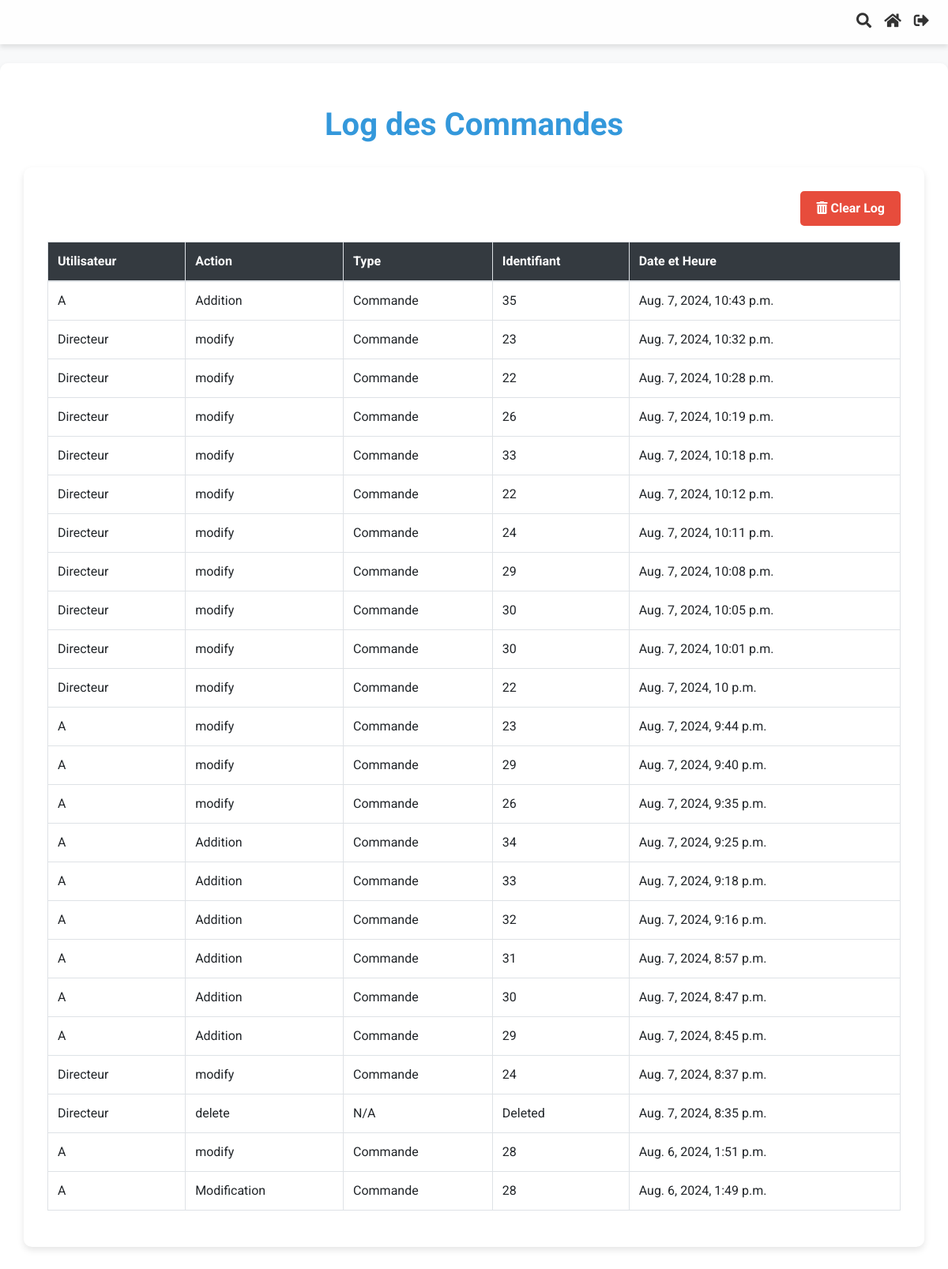
Before: /application/logs/ (signed in) with the older database file.
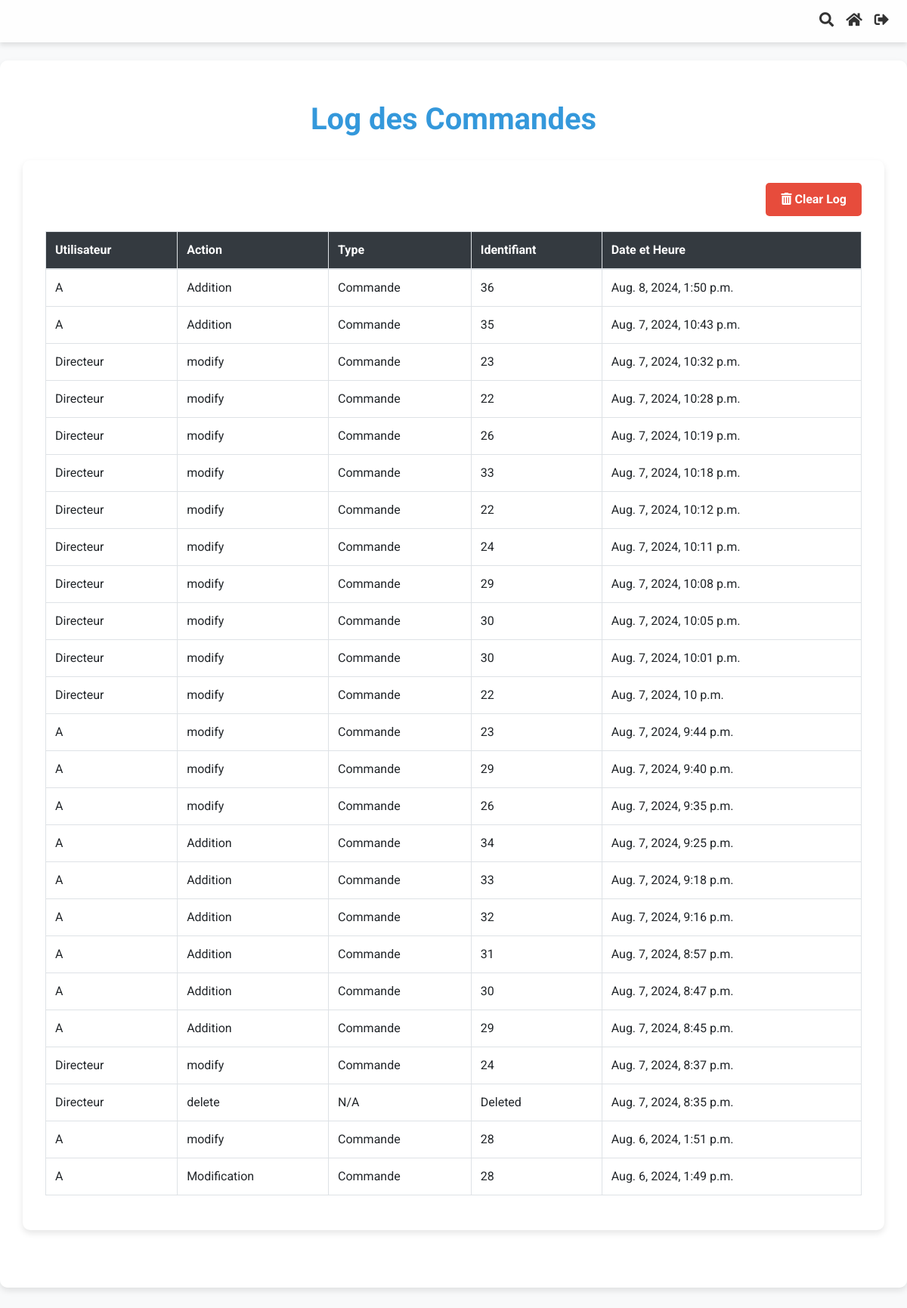
After: the same page with the newer database file.
### Application/models.py (models this page shows, shortened)
class LogEntry(models.Model):
    ACTION_CHOICES = [
        ('add', 'Addition'),
        ('mod', 'Modification'),
        ('del', 'Cancellation'),
    ]
    user = models.ForeignKey(User, on_delete=models.CASCADE, related_name='custom_log_entries')
    action = models.CharField(max_length=3, choices=ACTION_CHOICES)
    commande = models.ForeignKey('Commande', null=True, blank=True, on_delete=models.SET_NULL, related_name='log_entries')
    facture = models.ForeignKey('Facture', null=True, blank=True, on_delete=models.SET_NULL, related_name='log_entries')
    devis = models.ForeignKey('Devis', null=True, blank=True, on_delete=models.SET_NULL, related_name='log_entries')
    bon_livraison = models.ForeignKey('BonLivraison', null=True, blank=True, on_delete=models.SET_NULL, related_name='log_entries')
    timestamp = models.DateTimeField(auto_now_add=True)

class Commande(models.Model):
    order_id = models.AutoField(primary_key=True)
    date_time = models.DateTimeField(auto_now_add=True)
    company_reference_number = models.CharField(max_length=100)
    client_name = models.CharField(max_length=100, default="")
    adresse = models.CharField(max_length=255, blank=True, null=True)
    email = models.EmailField(blank=True, null=True)
    fax = models.CharField(max_length=50, blank=True, null=True)
    ice = models.CharField(max_length=50, blank=True, null=True)
    infographiste = models.CharField(max_length=100, blank=True, null=True)
    order_status = models.CharField(max_length=50, choices=[
        ('draft', 'Draft'),
        ('completed', 'Completed')
    ])
    bc_number = models.CharField(max_length=50, blank=True, null=True)
    date_bc = models.DateField(blank=True, null=True)
    devis_date = models.DateTimeField(blank=True, null=True)
    devis_numero = models.IntegerField(null=True, blank=True)
    facture_date = models.DateTimeField(blank=True, null=True)
    facture_numero = models.IntegerField(null=True, blank=True)
    bl_date = models.DateTimeField(blank=True, null=True)
    bl_numero = models.IntegerField(null=True, blank=True)
    remarque = models.CharField(max_length=50, choices=[
        ('paye', 'Payé'),
        ('non_paye', 'Non Payé')
    ], default='non payé')
    facture_status = models.CharField(max_length=50, choices=[
            ('no_facture', 'Pas de Facture'),
            ('facture_termine', 'Facture Terminée')
        ], default='pas de facture')
    bl_status = models.CharField(max_length=50, choices=[
            ('no_bl', 'Pas de bon_livraison'),
            ('bl_termine', 'bon_livraison Terminé')
        ], default='pas de bon_livraison')
    devis_status = models.CharField(max_length=50, choices=[
            ('no_devis', 'Pas de Devis'),
            ('devis_termine', 'Devis Terminé')
        ], default='pas de devis')

### Application/views.py (the view)
# urls.py: path('logs/', views.log_view, name='log_view'),
@login_required
@user_passes_test(lambda u: u.groups.filter(name='Directeurs').exists())
def log_view(request):
    logs = LogEntry.objects.all().order_by('-timestamp')
    context = {
        'logs': logs
    }
    return render(request, 'Application/log_view.html', context)

### Application/templates/Application/log_view.html (shortened to what this page needs)
{% extends "base.html" %}
{% block content %}
<h1 class="my-4">Log des Commandes</h1>
<div class="container">
    <div class="text-right mb-3">
        <form method="post" action="{% url 'clear_log' %}">
            <button type="submit" class="btn btn-danger">
                <i class="fas fa-trash-alt"></i> Clear Log
            </button>
        </form>
    </div>
    <table class="table table-bordered">
        <thead>
            <tr>
                <th>Utilisateur</th>
                <th>Action</th>
                <th>Type</th>
                <th>Identifiant</th>
                <th>Date et Heure</th>
            </tr>
        </thead>
        <tbody>
            {% for log in logs %}
            <tr>
                <td>{{ log.user.username }}</td>
                <td>{{ log.get_action_display }}</td>
                <td>
                    {% if log.commande %}Commande{% elif log.facture %}Facture{% elif log.devis %}Devis{% elif log.bon_livraison %}Bon de Livraison{% else %}N/A{% endif %}
                </td>
                <td>
                    {% if log.commande %}{{ log.commande.order_id }}{% elif log.facture %}{{ log.facture.facture_id }}{% elif log.devis %}{{ log.devis.devis_id }}{% elif log.bon_livraison %}{{ log.bon_livraison.bl_id }}{% else %}Deleted{% endif %}
                </td>
                <td>{{ log.timestamp }}</td>
            </tr>
            {% endfor %}
        </tbody>
    </table>
</div>
{% endblock %}

Changed rows visible on the page:
added LogEntry: user.username "A", action "Addition", shows "Commande", commande.order_id "36", timestamp "Aug. 8, 2024, 1:50 p.m."
